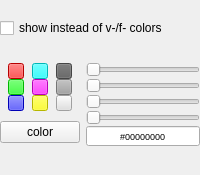
<?xml version="1.0" encoding="UTF-8"?>
<ui version="4.0">
 <class>propMaterial</class>
 <widget class="QWidget" name="propMaterial">
  <property name="geometry">
   <rect>
    <x>0</x>
    <y>0</y>
    <width>200</width>
    <height>175</height>
   </rect>
  </property>
  <property name="sizePolicy">
   <sizepolicy hsizetype="Expanding" vsizetype="Expanding">
    <horstretch>0</horstretch>
    <verstretch>0</verstretch>
   </sizepolicy>
  </property>
  <property name="minimumSize">
   <size>
    <width>200</width>
    <height>175</height>
   </size>
  </property>
  <property name="maximumSize">
   <size>
    <width>16777215</width>
    <height>175</height>
   </size>
  </property>
  <property name="windowTitle">
   <string>Form</string>
  </property>
  <property name="styleSheet">
   <string notr="true"/>
  </property>
  <layout class="QVBoxLayout" name="verticalLayout_4">
   <property name="leftMargin">
    <number>0</number>
   </property>
   <property name="topMargin">
    <number>0</number>
   </property>
   <property name="rightMargin">
    <number>0</number>
   </property>
   <property name="bottomMargin">
    <number>9</number>
   </property>
   <item>
    <widget class="QCheckBox" name="checkShow">
     <property name="text">
      <string>show instead of v-/f- colors</string>
     </property>
    </widget>
   </item>
   <item>
    <layout class="QHBoxLayout" name="horizontalLayout">
     <property name="spacing">
      <number>6</number>
     </property>
     <property name="leftMargin">
      <number>0</number>
     </property>
     <property name="rightMargin">
      <number>0</number>
     </property>
     <item>
      <layout class="QVBoxLayout" name="verticalLayout_3">
       <property name="spacing">
        <number>9</number>
       </property>
       <property name="leftMargin">
        <number>0</number>
       </property>
       <property name="rightMargin">
        <number>0</number>
       </property>
       <property name="bottomMargin">
        <number>0</number>
       </property>
       <item>
        <layout class="QGridLayout" name="gridLayout">
         <property name="sizeConstraint">
          <enum>QLayout::SetFixedSize</enum>
         </property>
         <property name="spacing">
          <number>0</number>
         </property>
         <item row="0" column="1">
          <widget class="QPushButton" name="preCyan">
           <property name="sizePolicy">
            <sizepolicy hsizetype="Fixed" vsizetype="Fixed">
             <horstretch>0</horstretch>
             <verstretch>0</verstretch>
            </sizepolicy>
           </property>
           <property name="minimumSize">
            <size>
             <width>16</width>
             <height>16</height>
            </size>
           </property>
           <property name="maximumSize">
            <size>
             <width>16</width>
             <height>16</height>
            </size>
           </property>
           <property name="cursor">
            <cursorShape>PointingHandCursor</cursorShape>
           </property>
           <property name="styleSheet">
            <string notr="true">background-color: rgb(0, 255, 255);</string>
           </property>
           <property name="text">
            <string/>
           </property>
          </widget>
         </item>
         <item row="1" column="0">
          <widget class="QPushButton" name="preGreen">
           <property name="sizePolicy">
            <sizepolicy hsizetype="Fixed" vsizetype="Fixed">
             <horstretch>0</horstretch>
             <verstretch>0</verstretch>
            </sizepolicy>
           </property>
           <property name="minimumSize">
            <size>
             <width>16</width>
             <height>16</height>
            </size>
           </property>
           <property name="maximumSize">
            <size>
             <width>16</width>
             <height>16</height>
            </size>
           </property>
           <property name="cursor">
            <cursorShape>PointingHandCursor</cursorShape>
           </property>
           <property name="styleSheet">
            <string notr="true">background-color: rgb(0, 255, 0);</string>
           </property>
           <property name="text">
            <string/>
           </property>
          </widget>
         </item>
         <item row="0" column="0">
          <widget class="QPushButton" name="preRed">
           <property name="sizePolicy">
            <sizepolicy hsizetype="Fixed" vsizetype="Fixed">
             <horstretch>0</horstretch>
             <verstretch>0</verstretch>
            </sizepolicy>
           </property>
           <property name="minimumSize">
            <size>
             <width>16</width>
             <height>16</height>
            </size>
           </property>
           <property name="maximumSize">
            <size>
             <width>16</width>
             <height>16</height>
            </size>
           </property>
           <property name="cursor">
            <cursorShape>PointingHandCursor</cursorShape>
           </property>
           <property name="autoFillBackground">
            <bool>false</bool>
           </property>
           <property name="styleSheet">
            <string notr="true">background-color: rgb(255, 0, 0);</string>
           </property>
           <property name="text">
            <string/>
           </property>
          </widget>
         </item>
         <item row="1" column="2">
          <widget class="QPushButton" name="preGrey">
           <property name="sizePolicy">
            <sizepolicy hsizetype="Fixed" vsizetype="Fixed">
             <horstretch>0</horstretch>
             <verstretch>0</verstretch>
            </sizepolicy>
           </property>
           <property name="minimumSize">
            <size>
             <width>16</width>
             <height>16</height>
            </size>
           </property>
           <property name="maximumSize">
            <size>
             <width>16</width>
             <height>16</height>
            </size>
           </property>
           <property name="cursor">
            <cursorShape>PointingHandCursor</cursorShape>
           </property>
           <property name="styleSheet">
            <string notr="true">background-color: rgb(164, 164, 164);</string>
           </property>
           <property name="text">
            <string/>
           </property>
          </widget>
         </item>
         <item row="0" column="2">
          <widget class="QPushButton" name="preBlack">
           <property name="sizePolicy">
            <sizepolicy hsizetype="Fixed" vsizetype="Fixed">
             <horstretch>0</horstretch>
             <verstretch>0</verstretch>
            </sizepolicy>
           </property>
           <property name="minimumSize">
            <size>
             <width>16</width>
             <height>16</height>
            </size>
           </property>
           <property name="maximumSize">
            <size>
             <width>16</width>
             <height>16</height>
            </size>
           </property>
           <property name="cursor">
            <cursorShape>PointingHandCursor</cursorShape>
           </property>
           <property name="styleSheet">
            <string notr="true">background-color: rgb(96, 96, 96);</string>
           </property>
           <property name="text">
            <string/>
           </property>
          </widget>
         </item>
         <item row="1" column="1">
          <widget class="QPushButton" name="preMagenta">
           <property name="sizePolicy">
            <sizepolicy hsizetype="Fixed" vsizetype="Fixed">
             <horstretch>0</horstretch>
             <verstretch>0</verstretch>
            </sizepolicy>
           </property>
           <property name="minimumSize">
            <size>
             <width>16</width>
             <height>16</height>
            </size>
           </property>
           <property name="maximumSize">
            <size>
             <width>16</width>
             <height>16</height>
            </size>
           </property>
           <property name="cursor">
            <cursorShape>PointingHandCursor</cursorShape>
           </property>
           <property name="styleSheet">
            <string notr="true">background-color: rgb(255, 0, 255 );</string>
           </property>
           <property name="text">
            <string/>
           </property>
          </widget>
         </item>
         <item row="2" column="0">
          <widget class="QPushButton" name="preBlue">
           <property name="sizePolicy">
            <sizepolicy hsizetype="Fixed" vsizetype="Fixed">
             <horstretch>0</horstretch>
             <verstretch>0</verstretch>
            </sizepolicy>
           </property>
           <property name="minimumSize">
            <size>
             <width>16</width>
             <height>16</height>
            </size>
           </property>
           <property name="maximumSize">
            <size>
             <width>16</width>
             <height>16</height>
            </size>
           </property>
           <property name="cursor">
            <cursorShape>PointingHandCursor</cursorShape>
           </property>
           <property name="styleSheet">
            <string notr="true">background-color: rgb(0, 0, 255);</string>
           </property>
           <property name="text">
            <string/>
           </property>
          </widget>
         </item>
         <item row="2" column="1">
          <widget class="QPushButton" name="preYellow">
           <property name="sizePolicy">
            <sizepolicy hsizetype="Fixed" vsizetype="Fixed">
             <horstretch>0</horstretch>
             <verstretch>0</verstretch>
            </sizepolicy>
           </property>
           <property name="minimumSize">
            <size>
             <width>16</width>
             <height>16</height>
            </size>
           </property>
           <property name="maximumSize">
            <size>
             <width>16</width>
             <height>16</height>
            </size>
           </property>
           <property name="cursor">
            <cursorShape>PointingHandCursor</cursorShape>
           </property>
           <property name="styleSheet">
            <string notr="true">background-color: rgb(255, 255, 0);</string>
           </property>
           <property name="text">
            <string/>
           </property>
          </widget>
         </item>
         <item row="2" column="2">
          <widget class="QPushButton" name="preWhite">
           <property name="sizePolicy">
            <sizepolicy hsizetype="Fixed" vsizetype="Fixed">
             <horstretch>0</horstretch>
             <verstretch>0</verstretch>
            </sizepolicy>
           </property>
           <property name="minimumSize">
            <size>
             <width>16</width>
             <height>16</height>
            </size>
           </property>
           <property name="maximumSize">
            <size>
             <width>16</width>
             <height>16</height>
            </size>
           </property>
           <property name="cursor">
            <cursorShape>PointingHandCursor</cursorShape>
           </property>
           <property name="styleSheet">
            <string notr="true">background-color: rgb(224, 224, 224);</string>
           </property>
           <property name="text">
            <string/>
           </property>
          </widget>
         </item>
        </layout>
       </item>
       <item>
        <widget class="QPushButton" name="colorButton">
         <property name="text">
          <string>color</string>
         </property>
        </widget>
       </item>
      </layout>
     </item>
     <item>
      <layout class="QVBoxLayout" name="verticalLayout_2">
       <property name="spacing">
        <number>0</number>
       </property>
       <item>
        <widget class="QSlider" name="sliderR">
         <property name="maximumSize">
          <size>
           <width>16777215</width>
           <height>16</height>
          </size>
         </property>
         <property name="cursor">
          <cursorShape>PointingHandCursor</cursorShape>
         </property>
         <property name="toolTip">
          <string>red component</string>
         </property>
         <property name="accessibleName">
          <string>R</string>
         </property>
         <property name="autoFillBackground">
          <bool>false</bool>
         </property>
         <property name="styleSheet">
          <string notr="true"/>
         </property>
         <property name="maximum">
          <number>255</number>
         </property>
         <property name="orientation">
          <enum>Qt::Horizontal</enum>
         </property>
         <property name="invertedControls">
          <bool>false</bool>
         </property>
         <property name="tickPosition">
          <enum>QSlider::NoTicks</enum>
         </property>
        </widget>
       </item>
       <item>
        <widget class="QSlider" name="sliderG">
         <property name="maximumSize">
          <size>
           <width>16777215</width>
           <height>16</height>
          </size>
         </property>
         <property name="cursor">
          <cursorShape>PointingHandCursor</cursorShape>
         </property>
         <property name="toolTip">
          <string>green component</string>
         </property>
         <property name="styleSheet">
          <string notr="true"/>
         </property>
         <property name="maximum">
          <number>255</number>
         </property>
         <property name="orientation">
          <enum>Qt::Horizontal</enum>
         </property>
        </widget>
       </item>
       <item>
        <widget class="QSlider" name="sliderB">
         <property name="maximumSize">
          <size>
           <width>16777215</width>
           <height>16</height>
          </size>
         </property>
         <property name="cursor">
          <cursorShape>PointingHandCursor</cursorShape>
         </property>
         <property name="toolTip">
          <string>blue component</string>
         </property>
         <property name="styleSheet">
          <string notr="true"/>
         </property>
         <property name="maximum">
          <number>255</number>
         </property>
         <property name="orientation">
          <enum>Qt::Horizontal</enum>
         </property>
        </widget>
       </item>
       <item>
        <widget class="QSlider" name="sliderA">
         <property name="maximumSize">
          <size>
           <width>16777215</width>
           <height>16</height>
          </size>
         </property>
         <property name="cursor">
          <cursorShape>PointingHandCursor</cursorShape>
         </property>
         <property name="toolTip">
          <string>alpha component</string>
         </property>
         <property name="maximum">
          <number>255</number>
         </property>
         <property name="orientation">
          <enum>Qt::Horizontal</enum>
         </property>
        </widget>
       </item>
       <item>
        <widget class="QLineEdit" name="editRGBA">
         <property name="minimumSize">
          <size>
           <width>0</width>
           <height>20</height>
          </size>
         </property>
         <property name="maximumSize">
          <size>
           <width>16777215</width>
           <height>20</height>
          </size>
         </property>
         <property name="font">
          <font>
           <pointsize>7</pointsize>
          </font>
         </property>
         <property name="toolTip">
          <string>#rrggbbaa</string>
         </property>
         <property name="text">
          <string>#00000000</string>
         </property>
         <property name="frame">
          <bool>true</bool>
         </property>
         <property name="echoMode">
          <enum>QLineEdit::Normal</enum>
         </property>
         <property name="alignment">
          <set>Qt::AlignCenter</set>
         </property>
         <property name="clearButtonEnabled">
          <bool>false</bool>
         </property>
        </widget>
       </item>
      </layout>
     </item>
    </layout>
   </item>
  </layout>
 </widget>
 <resources/>
 <connections>
  <connection>
   <sender>sliderR</sender>
   <signal>valueChanged(int)</signal>
   <receiver>propMaterial</receiver>
   <slot>rValueChanged(int)</slot>
   <hints>
    <hint type="sourcelabel">
     <x>130</x>
     <y>136</y>
    </hint>
    <hint type="destinationlabel">
     <x>99</x>
     <y>149</y>
    </hint>
   </hints>
  </connection>
  <connection>
   <sender>sliderG</sender>
   <signal>valueChanged(int)</signal>
   <receiver>propMaterial</receiver>
   <slot>gValueChanged(int)</slot>
   <hints>
    <hint type="sourcelabel">
     <x>130</x>
     <y>146</y>
    </hint>
    <hint type="destinationlabel">
     <x>99</x>
     <y>149</y>
    </hint>
   </hints>
  </connection>
  <connection>
   <sender>sliderB</sender>
   <signal>valueChanged(int)</signal>
   <receiver>propMaterial</receiver>
   <slot>bValueChanged(int)</slot>
   <hints>
    <hint type="sourcelabel">
     <x>130</x>
     <y>156</y>
    </hint>
    <hint type="destinationlabel">
     <x>99</x>
     <y>149</y>
    </hint>
   </hints>
  </connection>
  <connection>
   <sender>sliderA</sender>
   <signal>valueChanged(int)</signal>
   <receiver>propMaterial</receiver>
   <slot>aValueChanged(int)</slot>
   <hints>
    <hint type="sourcelabel">
     <x>130</x>
     <y>166</y>
    </hint>
    <hint type="destinationlabel">
     <x>99</x>
     <y>149</y>
    </hint>
   </hints>
  </connection>
  <connection>
   <sender>editRGBA</sender>
   <signal>textChanged(QString)</signal>
   <receiver>propMaterial</receiver>
   <slot>rgbaTextChanged(QString)</slot>
   <hints>
    <hint type="sourcelabel">
     <x>133</x>
     <y>179</y>
    </hint>
    <hint type="destinationlabel">
     <x>99</x>
     <y>149</y>
    </hint>
   </hints>
  </connection>
  <connection>
   <sender>preBlack</sender>
   <signal>clicked()</signal>
   <receiver>propMaterial</receiver>
   <slot>colorButtonClicked()</slot>
   <hints>
    <hint type="sourcelabel">
     <x>66</x>
     <y>139</y>
    </hint>
    <hint type="destinationlabel">
     <x>99</x>
     <y>149</y>
    </hint>
   </hints>
  </connection>
  <connection>
   <sender>preBlue</sender>
   <signal>clicked()</signal>
   <receiver>propMaterial</receiver>
   <slot>colorButtonClicked()</slot>
   <hints>
    <hint type="sourcelabel">
     <x>28</x>
     <y>177</y>
    </hint>
    <hint type="destinationlabel">
     <x>99</x>
     <y>149</y>
    </hint>
   </hints>
  </connection>
  <connection>
   <sender>preCyan</sender>
   <signal>clicked()</signal>
   <receiver>propMaterial</receiver>
   <slot>colorButtonClicked()</slot>
   <hints>
    <hint type="sourcelabel">
     <x>47</x>
     <y>139</y>
    </hint>
    <hint type="destinationlabel">
     <x>99</x>
     <y>149</y>
    </hint>
   </hints>
  </connection>
  <connection>
   <sender>preGreen</sender>
   <signal>clicked()</signal>
   <receiver>propMaterial</receiver>
   <slot>colorButtonClicked()</slot>
   <hints>
    <hint type="sourcelabel">
     <x>28</x>
     <y>158</y>
    </hint>
    <hint type="destinationlabel">
     <x>99</x>
     <y>149</y>
    </hint>
   </hints>
  </connection>
  <connection>
   <sender>preGrey</sender>
   <signal>clicked()</signal>
   <receiver>propMaterial</receiver>
   <slot>colorButtonClicked()</slot>
   <hints>
    <hint type="sourcelabel">
     <x>66</x>
     <y>158</y>
    </hint>
    <hint type="destinationlabel">
     <x>99</x>
     <y>149</y>
    </hint>
   </hints>
  </connection>
  <connection>
   <sender>preMagenta</sender>
   <signal>clicked()</signal>
   <receiver>propMaterial</receiver>
   <slot>colorButtonClicked()</slot>
   <hints>
    <hint type="sourcelabel">
     <x>47</x>
     <y>158</y>
    </hint>
    <hint type="destinationlabel">
     <x>99</x>
     <y>149</y>
    </hint>
   </hints>
  </connection>
  <connection>
   <sender>preRed</sender>
   <signal>clicked()</signal>
   <receiver>propMaterial</receiver>
   <slot>colorButtonClicked()</slot>
   <hints>
    <hint type="sourcelabel">
     <x>28</x>
     <y>139</y>
    </hint>
    <hint type="destinationlabel">
     <x>99</x>
     <y>149</y>
    </hint>
   </hints>
  </connection>
  <connection>
   <sender>preWhite</sender>
   <signal>clicked()</signal>
   <receiver>propMaterial</receiver>
   <slot>colorButtonClicked()</slot>
   <hints>
    <hint type="sourcelabel">
     <x>66</x>
     <y>177</y>
    </hint>
    <hint type="destinationlabel">
     <x>99</x>
     <y>149</y>
    </hint>
   </hints>
  </connection>
  <connection>
   <sender>preYellow</sender>
   <signal>clicked()</signal>
   <receiver>propMaterial</receiver>
   <slot>colorButtonClicked()</slot>
   <hints>
    <hint type="sourcelabel">
     <x>47</x>
     <y>177</y>
    </hint>
    <hint type="destinationlabel">
     <x>99</x>
     <y>149</y>
    </hint>
   </hints>
  </connection>
  <connection>
   <sender>checkShow</sender>
   <signal>stateChanged(int)</signal>
   <receiver>propMaterial</receiver>
   <slot>checkShowClicked(int)</slot>
   <hints>
    <hint type="sourcelabel">
     <x>98</x>
     <y>104</y>
    </hint>
    <hint type="destinationlabel">
     <x>99</x>
     <y>149</y>
    </hint>
   </hints>
  </connection>
  <connection>
   <sender>colorButton</sender>
   <signal>clicked()</signal>
   <receiver>propMaterial</receiver>
   <slot>onColorButton()</slot>
   <hints>
    <hint type="sourcelabel">
     <x>110</x>
     <y>127</y>
    </hint>
    <hint type="destinationlabel">
     <x>99</x>
     <y>105</y>
    </hint>
   </hints>
  </connection>
 </connections>
 <slots>
  <slot>rValueChanged(int)</slot>
  <slot>gValueChanged(int)</slot>
  <slot>bValueChanged(int)</slot>
  <slot>aValueChanged(int)</slot>
  <slot>rgbaTextChanged(QString)</slot>
  <slot>meshColorChanged(QColor)</slot>
  <slot>colorButtonClicked()</slot>
  <slot>checkShowClicked(int)</slot>
  <slot>onColorButton()</slot>
 </slots>
</ui>
